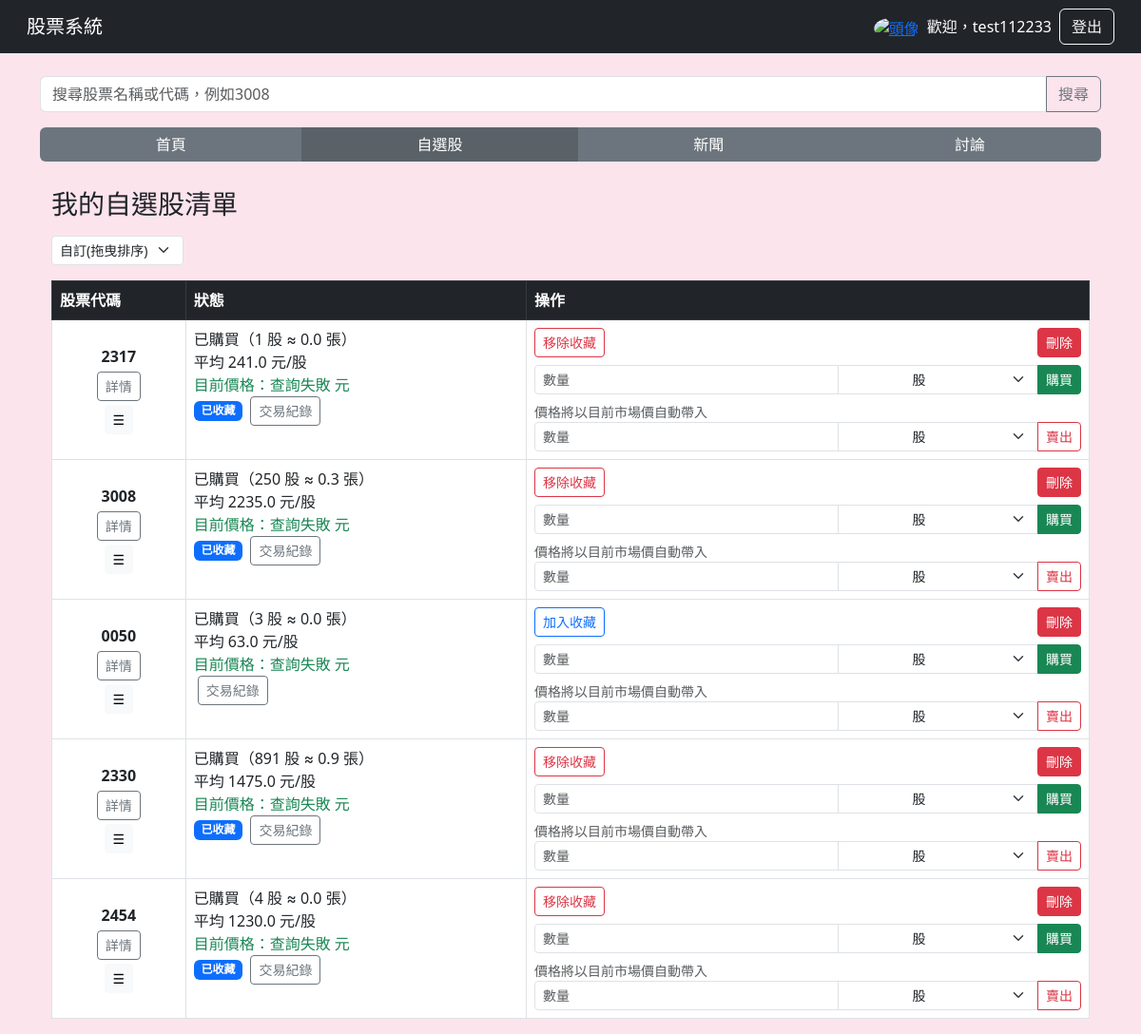
Page /watchlist/ (signed in) on the committed database.
### main/models.py (models this page shows, shortened)
class Watchlist(models.Model):
    user = models.ForeignKey(User, on_delete=models.CASCADE)
    stock_code = models.CharField(max_length=10, null=True, blank=True)
    collected = models.BooleanField(default=False)  # 是否收藏
    quantity = models.IntegerField(null=True, blank=True)  # 購買股數
    average_price = models.FloatField(null=True, blank=True)  # 平均價格
    position = models.PositiveIntegerField(default=0, db_index=True)

### main/views.py (the view, shortened to what this page needs)
# urls.py: path("watchlist/", views.my_watchlist, name="my_watchlist"),
@login_required(login_url='/login/')
def my_watchlist(request):
    user = request.user
    sort = request.GET.get("sort", "custom")  # custom / recent / code_asc / code_desc / holdings_desc
    qs = Watchlist.objects.filter(user=user)
    if sort == "recent":
        last_trade_sq = Subquery(
            BuyRecord.objects
                .filter(user=user, stock_code=OuterRef('stock_code'))
                .order_by('-created_at')
                .values('created_at')[:1],
            output_field=DateTimeField()
        )
        default_dt = dt.datetime(1900, 1, 1, tzinfo=py_tz.utc)
        qs = qs.annotate(last_trade=last_trade_sq) \
               .order_by(Coalesce('last_trade', Value(default_dt)).desc())
        watchlist = list(qs)
    elif sort == "holdings_desc":
        watchlist = list(qs.order_by("-quantity", "stock_code"))
    else:  # custom（拖曳）
        watchlist = list(qs.order_by("position", "stock_code"))
    for item in watchlist:
        item.lots = (item.quantity or 0) / 1000
        try:
            item.current_price = get_current_price_now(item.stock_code)
        except Exception:
            item.current_price = None
        last_record = BuyRecord.objects.filter(
            user=user, stock_code=item.stock_code
        ).order_by('-created_at').first()
        item.last_trade_price = last_record.price if last_record else None
        item.has_trades = BuyRecord.objects.filter(
            user=user, stock_code=item.stock_code
        ).exists()
    return render(request, "watchlist.html", {
        "watchlist": watchlist,
        "sort": sort,   # 傳給模板，讓選單保持選取
    })

### templates/watchlist.html (shortened to what this page needs)
{% extends "base.html" %}
{% block content %}
<div class="container mt-1">
        <div class="mb-3">
            <div class="d-flex flex-column align-items-start">
                <h3 class="mb-3">我的自選股清單</h3>
                <form method="get" class="mb-0">
                <select name="sort"
                        class="form-select form-select-sm w-auto ms-0"
                        onchange="this.form.submit()">
                    <option value="custom"     {% if sort == 'custom' %}selected{% endif %}>自訂(拖曳排序)</option>
                </select>
                </form>
            </div>
        </div>
        {% if watchlist %}
        <table class="table table-bordered">
            <thead class="table-dark">
                <tr>
                    <th>股票代碼</th>
                    <th>狀態</th>
                    <th>操作</th>
                </tr>
            </thead>
            <tbody id="watchlist-body">
                {% for item in watchlist %}
                <tr data-code="{{ item.stock_code }}">
                    <td class="text-center align-middle noselect">
                        <div class="d-flex flex-column align-items-center gap-1">
                            <span class="fw-bold">{{ item.stock_code }}</span>
                            <a href="{% url 'stock_detail' stock_code=item.stock_code %}" class="btn btn-outline-secondary btn-sm">詳情</a>
                            <button type="button" class="drag-handle btn btn-light btn-sm" title="拖曳排序">
                            &#x2630;
                            </button>
                        </div>
                    </td>
                    <td>
                        {% if item.quantity %}
                            已購買（{{ item.quantity }} 股 ≈ {{ item.lots|floatformat:1 }} 張）<br>
                            平均 {{ item.average_price|default:"-" }} 元/股<br>
                            <span class="text-success">目前價格：{{ item.current_price|default:"查詢失敗" }} 元</span><br>
                        {% endif %}
                        {% if item.collected %}
                            <span class="badge bg-primary">已收藏</span>
                        {% endif %}
                        {% if item.has_trades %}
                            <a class="btn btn-sm btn-outline-secondary ms-1" href="{% url 'trade_history' item.stock_code %}">
                            交易紀錄
                            </a>
                        {% endif %}
                    </td>
                    <td>
                        <div class="d-flex align-items-start mb-2 gap-2 flex-nowrap">
                        {% if not item.collected %}
                            <form method="POST" action="/add_watchlist/" class="d-inline">
                                <button class="btn btn-sm btn-outline-primary">加入收藏</button>
                            </form>
                            {% else %}
                            <form method="POST" action="/remove_watchlist/" class="d-inline">
                                <button class="btn btn-sm btn-outline-danger">移除收藏</button>
                            </form>
                            {% endif %}
                            <form method="POST" action="{% url 'delete_stock' %}" class="d-inline ms-auto"
                                onsubmit="return confirm('確認要刪除 {{ item.stock_code }}？此動作會移除收藏與該股票的交易紀錄，且無法復原。');">
                                <button type="submit" class="btn btn-danger btn-sm" title="刪除此股票（包含交易紀錄）" data-bs-toggle="tooltip">刪除</button>
                            </form>
                        </div>
                        <form method="POST" action="/buy_stock/" class="mt-2">
                            <div class="input-group input-group-sm mb-2">
                                <input type="number" name="amount" min="1" class="form-control" placeholder="數量" required style="flex: 2; min-width: 100px;">
                                <select name="unit" class="form-select text-center" style="width: 60px;">
                                    <option value="shares">股</option>
                                </select>
                                <button class="btn btn-success">購買</button>
                            </div>
                            <div class="form-text">價格將以目前市場價自動帶入</div>
                        </form>
                        <form method="POST" action="/sell_stock/">
                            <div class="input-group input-group-sm">
                                <input type="number" name="amount" min="1" class="form-control" placeholder="數量" required style="flex: 2; min-width: 100px;">
                                <select name="unit" class="form-select text-center" style="width: 60px;">
                                    <option value="shares">股</option>
                                </select>
                                <button class="btn btn-outline-danger">賣出</button>
                            </div>
                        </form>
                    </td>
                </tr>
                {% endfor %}
            </tbody>
        </table>
    {% else %}
    <div class="alert alert-info">尚未加入任何自選股。</div>
    {% endif %}
</div>
{% endblock %}

### templates/base.html (shortened to what this page needs)
<!DOCTYPE html>
<html lang="zh-TW">
<head>
    <link href="https://cdn.jsdelivr.net/npm/bootstrap@5.3.0/dist/css/bootstrap.min.css" rel="stylesheet">
</head>
<body>
<nav class="navbar navbar-expand-lg navbar-dark bg-dark px-3">
    <div class="container-fluid">
        <a class="navbar-brand" href="/">股票系統</a>
        <div class="d-flex align-items-center ms-auto">
            {% if user.is_authenticated %}
                <a href="{% url 'profile' %}" class="me-2">
                    <img src="https://cdn-icons-png.flaticon.com/512/847/847969.png"
                         alt="頭像"
                         class="rounded-circle"
                         width="30" height="30"
                         style="vertical-align: middle; transform: translateY(1px);">
                </a>
                <span class="text-white me-2">歡迎，{{ user.username }}</span>
                <a class="btn btn-outline-light" href="{% url 'logout' %}">登出</a>
            {% else %}
                <a class="btn btn-outline-light me-2" href="{% url 'login' %}">登入</a>
                <a class="btn btn-outline-light" href="{% url 'register' %}">註冊</a>
            {% endif %}
        </div>
    </div>
</nav>
<div class="container mt-4">
    <form class="input-group mb-3" method="GET" action="/search">
        <input type="text" class="form-control" name="query" placeholder="搜尋股票名稱或代碼，例如3008" required>
        <button class="btn btn-outline-secondary" type="submit">搜尋</button>
    </form>
    {% with current=request.resolver_match.url_name %}
    <div class="btn-group w-100 mb-4">
        <a href="{% url 'index' %}"
        class="nav-btn btn {% if current == 'index' %}active-tab{% endif %}">
            首頁
        </a>
        <a href="{% url 'my_watchlist' %}"
        class="nav-btn btn {% if current == 'my_watchlist' %}active-tab{% endif %}">
            自選股
        </a>
        <a href="{% url 'news' %}"
        class="nav-btn btn {% if current == 'news' %}active-tab{% endif %}">
            新聞
        </a>
        <a href="{% url 'forum_list' %}"
        class="nav-btn btn
        {% if current == 'forum_list' or current == 'forum_new' or current == 'forum_post' %}active-tab{% endif %}">
            討論
        </a>
    </div>
    {% endwith %}
    {% block content %}{% endblock %}
</div>
</body>
</html>

### templates/base.html (style rules this page uses)
body { background-color: #fce4ec; }
.nav-btn.active-tab { background-color: #5a6268 !important; color: white !important; }
.drag-handle { cursor: grab; }
.noselect { user-select: none; -webkit-user-select: none; -moz-user-select: none; }

### rows in the picture
Watchlist: stock_code "2317", quantity "1", lots "0.0", average_price "241.0", current_price "查詢失敗", collected "已收藏", shows "交易紀錄"
Watchlist: stock_code "3008", quantity "250", lots "0.3", average_price "2235.0", current_price "查詢失敗", collected "已收藏", shows "交易紀錄"
Watchlist: stock_code "0050", quantity "3", lots "0.0", average_price "63.0", current_price "查詢失敗", shows "交易紀錄"
Watchlist: stock_code "2330", quantity "891", lots "0.9", average_price "1475.0", current_price "查詢失敗", collected "已收藏", shows "交易紀錄"
Watchlist: stock_code "2454", quantity "4", lots "0.0", average_price "1230.0", current_price "查詢失敗", collected "已收藏", shows "交易紀錄"

### other values in the picture
{{ user.username }} "test112233"
